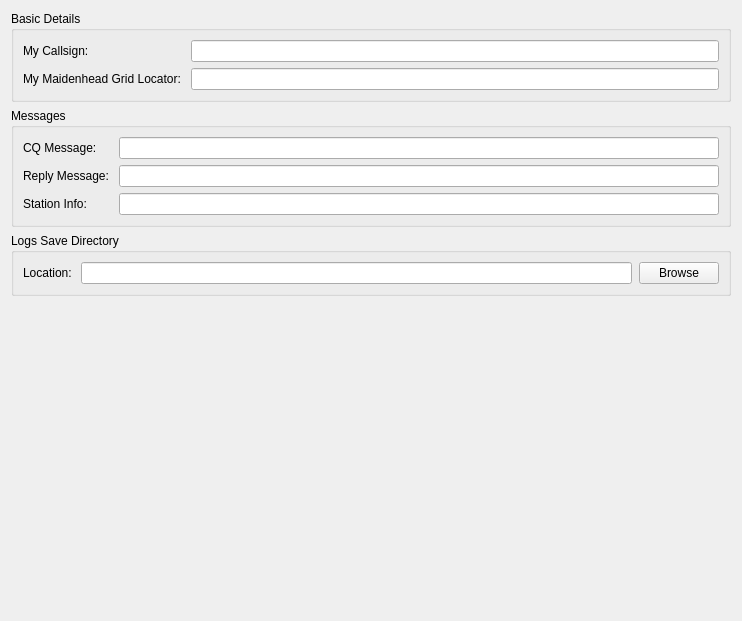
                   <widget class="QWidget" name="scrollAreaWidgetContents">
                    <property name="geometry">
                     <rect>
                      <x>0</x>
                      <y>0</y>
                      <width>742</width>
                      <height>621</height>
                     </rect>
                    </property>
                    <property name="sizePolicy">
                     <sizepolicy hsizetype="MinimumExpanding" vsizetype="MinimumExpanding">
                      <horstretch>0</horstretch>
                      <verstretch>0</verstretch>
                     </sizepolicy>
                    </property>
                    <layout class="QVBoxLayout" name="verticalLayout_19">
                     <item>
                      <widget class="QGroupBox" name="groupBox_general_rig_basic_details">
                       <property name="title">
                        <string>Basic Details</string>
                       </property>
                       <layout class="QFormLayout" name="formLayout_12">
                        <item row="0" column="0">
                         <widget class="QLabel" name="label_rig_my_callsign_2">
                          <property name="text">
                           <string>My Callsign: </string>
                          </property>
                         </widget>
                        </item>
                        <item row="0" column="1">
                         <widget class="QLineEdit" name="lineEdit_rig_my_callsign_2">
                          <property name="toolTip">
                           <string>Your personal and licensed as by the government, call-sign.</string>
                          </property>
                         </widget>
                        </item>
                        <item row="1" column="0">
                         <widget class="QLabel" name="label_rig_maidenhead_2">
                          <property name="text">
                           <string>My Maidenhead Grid Locator: </string>
                          </property>
                         </widget>
                        </item>
                        <item row="1" column="1">
                         <widget class="QLineEdit" name="lineEdit_rig_maidenhead_2"/>
                        </item>
                       </layout>
                      </widget>
                     </item>
                     <item>
                      <widget class="QGroupBox" name="groupBox_general_rig_messages">
                       <property name="title">
                        <string>Messages</string>
                       </property>
                       <layout class="QFormLayout" name="formLayout_13">
                        <item row="0" column="0">
                         <widget class="QLabel" name="label_rig_cq_message">
                          <property name="text">
                           <string>CQ Message: </string>
                          </property>
                         </widget>
                        </item>
                        <item row="0" column="1">
                         <widget class="QLineEdit" name="lineEdit_rig_cq_message"/>
                        </item>
                        <item row="1" column="0">
                         <widget class="QLabel" name="label_rig_reply_message">
                          <property name="text">
                           <string>Reply Message: </string>
                          </property>
                         </widget>
                        </item>
                        <item row="1" column="1">
                         <widget class="QLineEdit" name="lineEdit_rig_reply_message"/>
                        </item>
                        <item row="2" column="0">
                         <widget class="QLabel" name="label_rig_station_info">
                          <property name="text">
                           <string>Station Info: </string>
                          </property>
                         </widget>
                        </item>
                        <item row="2" column="1">
                         <widget class="QLineEdit" name="lineEdit_rig_station_info">
                          <property name="toolTip">
                           <string>This includes such details as your primary Rig(s), Antenna(e), Location, etc. but be sure to keep it short!</string>
                          </property>
                         </widget>
                        </item>
                       </layout>
                      </widget>
                     </item>
                     <item>
                      <widget class="QGroupBox" name="groupBox_logs_save_dir">
                       <property name="title">
                        <string>Logs Save Directory</string>
                       </property>
                       <layout class="QFormLayout" name="formLayout_5">
                        <item row="0" column="0">
                         <widget class="QLabel" name="label_audio_logs_save_dir">
                          <property name="text">
                           <string>Location: </string>
                          </property>
                         </widget>
                        </item>
                        <item row="0" column="1">
                         <widget class="QFrame" name="frame_audio_location_power">
                          <property name="sizePolicy">
                           <sizepolicy hsizetype="MinimumExpanding" vsizetype="Preferred">
                            <horstretch>0</horstretch>
                            <verstretch>0</verstretch>
                           </sizepolicy>
                          </property>
                          <property name="frameShape">
                           <enum>QFrame::NoFrame</enum>
                          </property>
                          <property name="frameShadow">
                           <enum>QFrame::Plain</enum>
                          </property>
                          <layout class="QHBoxLayout" name="horizontalLayout_5">
                           <property name="spacing">
                            <number>7</number>
                           </property>
                           <property name="leftMargin">
                            <number>0</number>
                           </property>
                           <property name="topMargin">
                            <number>0</number>
                           </property>
                           <property name="rightMargin">
                            <number>0</number>
                           </property>
                           <property name="bottomMargin">
                            <number>0</number>
                           </property>
                           <item>
                            <widget class="QLineEdit" name="lineEdit_audio_logs_save_dir">
                             <property name="sizePolicy">
                              <sizepolicy hsizetype="Preferred" vsizetype="Fixed">
                               <horstretch>0</horstretch>
                               <verstretch>0</verstretch>
                              </sizepolicy>
                             </property>
                            </widget>
                           </item>
                           <item>
                            <widget class="QPushButton" name="pushButton_audio_logs_save_dir">
                             <property name="sizePolicy">
                              <sizepolicy hsizetype="Maximum" vsizetype="Fixed">
                               <horstretch>0</horstretch>
                               <verstretch>0</verstretch>
                              </sizepolicy>
                             </property>
                             <property name="text">
                              <string>Browse</string>
                             </property>
                            </widget>
                           </item>
                          </layout>
                         </widget>
                        </item>
                       </layout>
                      </widget>
                     </item>
                     <item>
                      <spacer name="verticalSpacer_2">
                       <property name="orientation">
                        <enum>Qt::Vertical</enum>
                       </property>
                       <property name="sizeHint" stdset="0">
                        <size>
                         <width>20</width>
                         <height>40</height>
                        </size>
                       </property>
                      </spacer>
                     </item>
                    </layout>
                   </widget>
